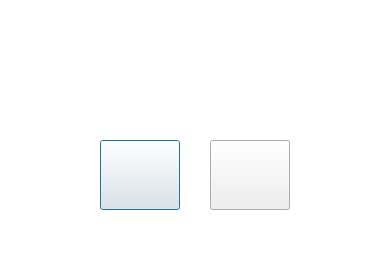
<?xml version="1.0" encoding="UTF-8"?>
<ui version="4.0">
 <class>Dialog_EnterPassWord</class>
 <widget class="QDialog" name="Dialog_EnterPassWord">
  <property name="geometry">
   <rect>
    <x>0</x>
    <y>0</y>
    <width>389</width>
    <height>275</height>
   </rect>
  </property>
  <property name="windowTitle">
   <string>Dialog</string>
  </property>
  <property name="styleSheet">
   <string notr="true">#Dialog_EnterPassWord{
	background-color: rgba(0, 0, 0,0);
border-image: url(:/Image/Asset 5_.png);
}
</string>
  </property>
  <widget class="QPushButton" name="Ok_btn">
   <property name="geometry">
    <rect>
     <x>100</x>
     <y>140</y>
     <width>80</width>
     <height>70</height>
    </rect>
   </property>
   <property name="styleSheet">
    <string notr="true">#Ok_btn{
	border-image: url(:/Image/Asset 6_.png);
}</string>
   </property>
   <property name="text">
    <string/>
   </property>
  </widget>
  <widget class="QLineEdit" name="lineEdit_Enterpassword">
   <property name="geometry">
    <rect>
     <x>105</x>
     <y>60</y>
     <width>191</width>
     <height>41</height>
    </rect>
   </property>
   <property name="font">
    <font>
     <family>Yu Gothic UI Semibold</family>
     <pointsize>18</pointsize>
     <bold>true</bold>
    </font>
   </property>
   <property name="styleSheet">
    <string notr="true">#lineEdit_Enterpassword{
	background-color: rgba(0, 0, 0,0);
	color: rgb(0, 0, 0);
}</string>
   </property>
   <property name="frame">
    <bool>false</bool>
   </property>
   <property name="alignment">
    <set>Qt::AlignmentFlag::AlignHCenter|Qt::AlignmentFlag::AlignTop</set>
   </property>
  </widget>
  <widget class="QPushButton" name="Cancel_btn">
   <property name="geometry">
    <rect>
     <x>210</x>
     <y>140</y>
     <width>80</width>
     <height>70</height>
    </rect>
   </property>
   <property name="styleSheet">
    <string notr="true">
#Cancel_btn{
	border-image: url(:/Image/Asset 3_.png);
}</string>
   </property>
   <property name="text">
    <string/>
   </property>
  </widget>
 </widget>
 <resources/>
 <connections/>
</ui>
